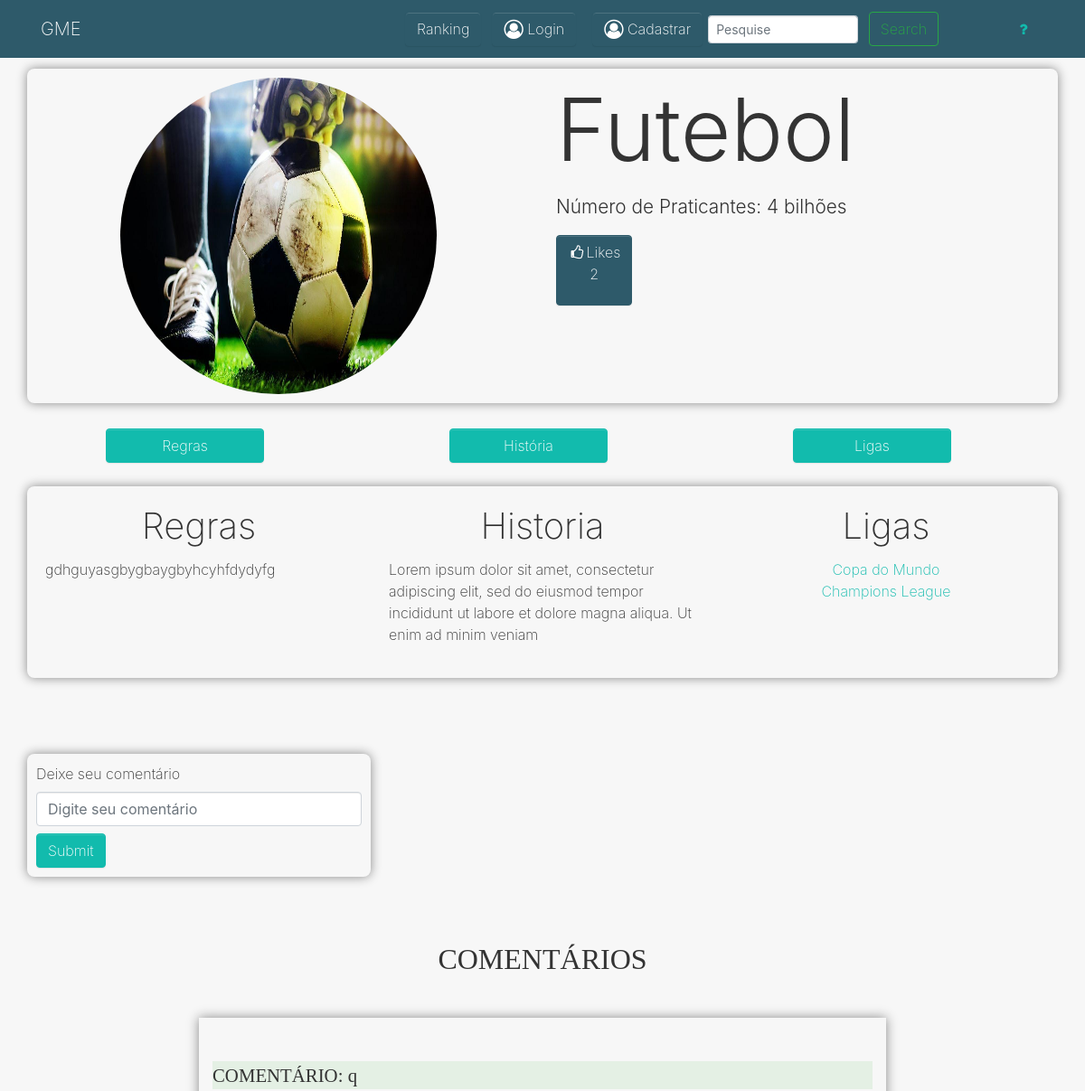
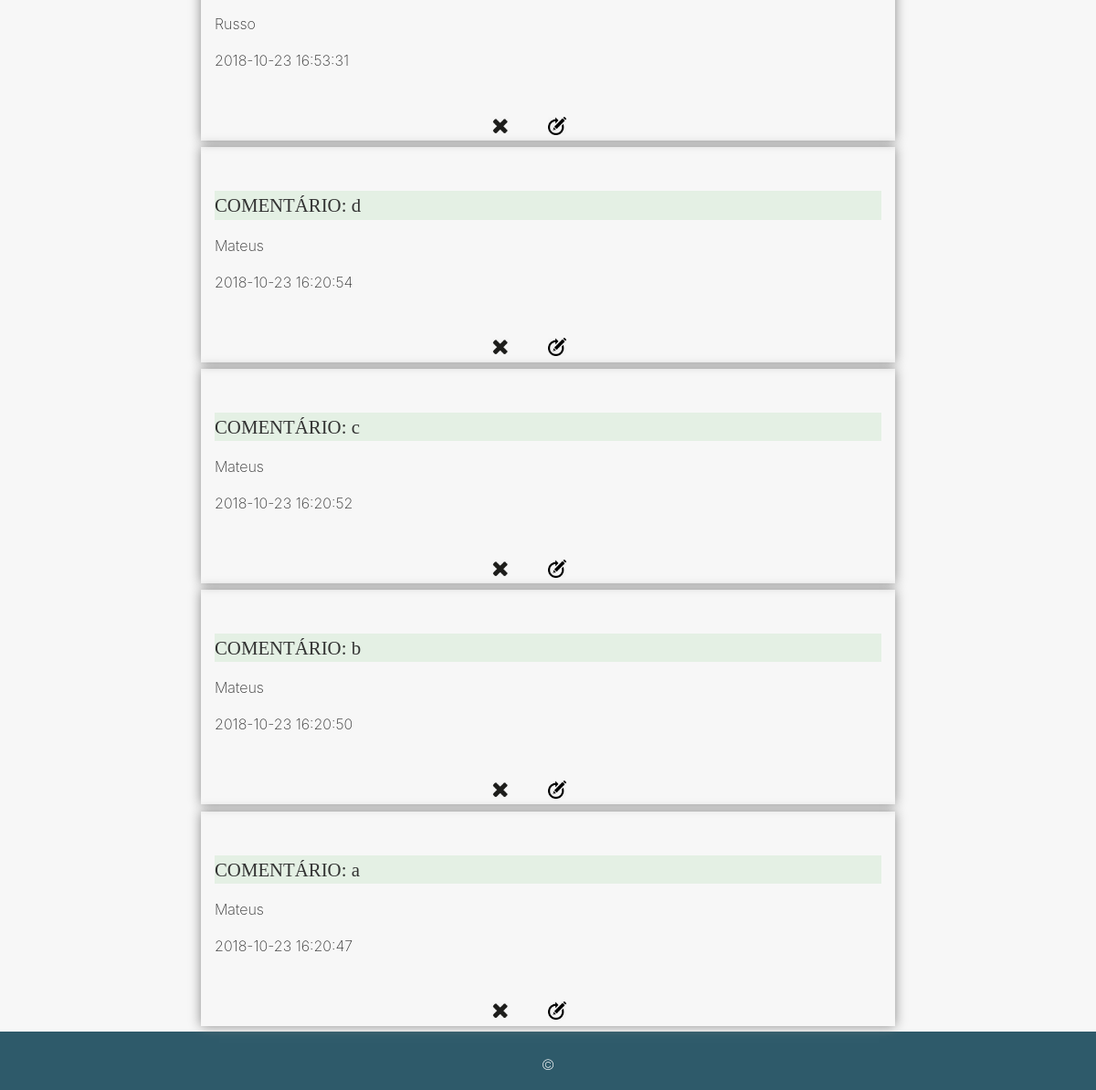
Before: /app/controller/EsporteController.php?rota=ver&id=1 with the older database file (2 pictures, top to bottom).
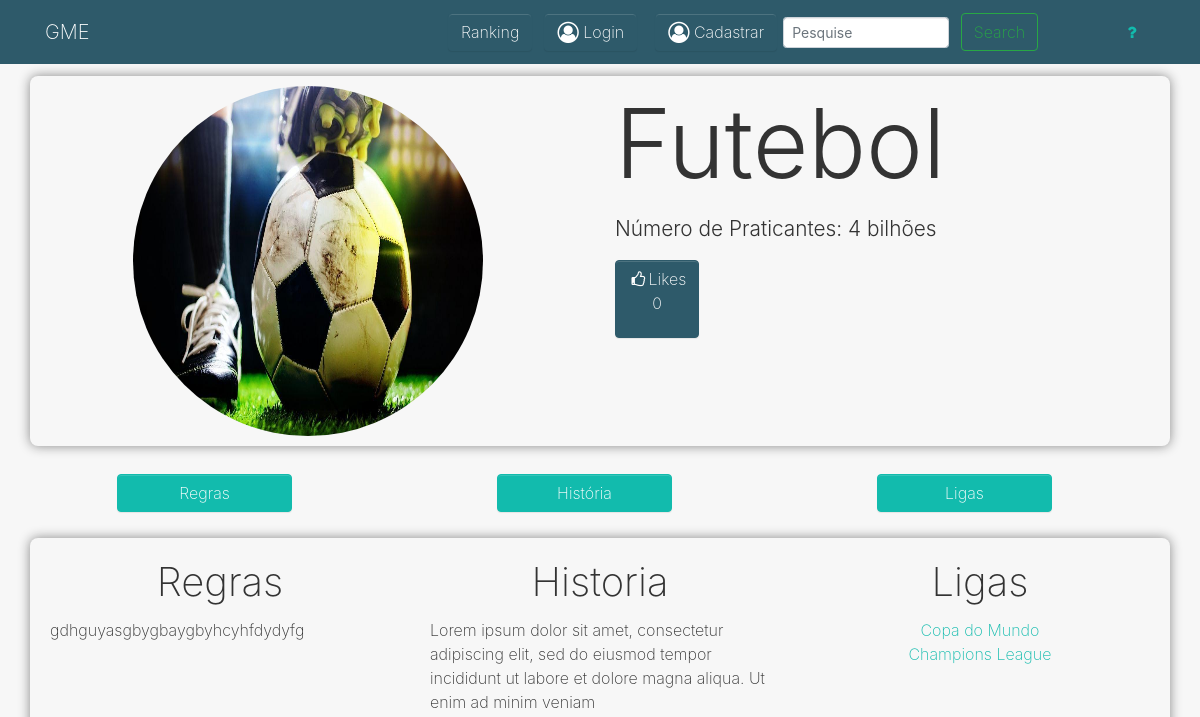
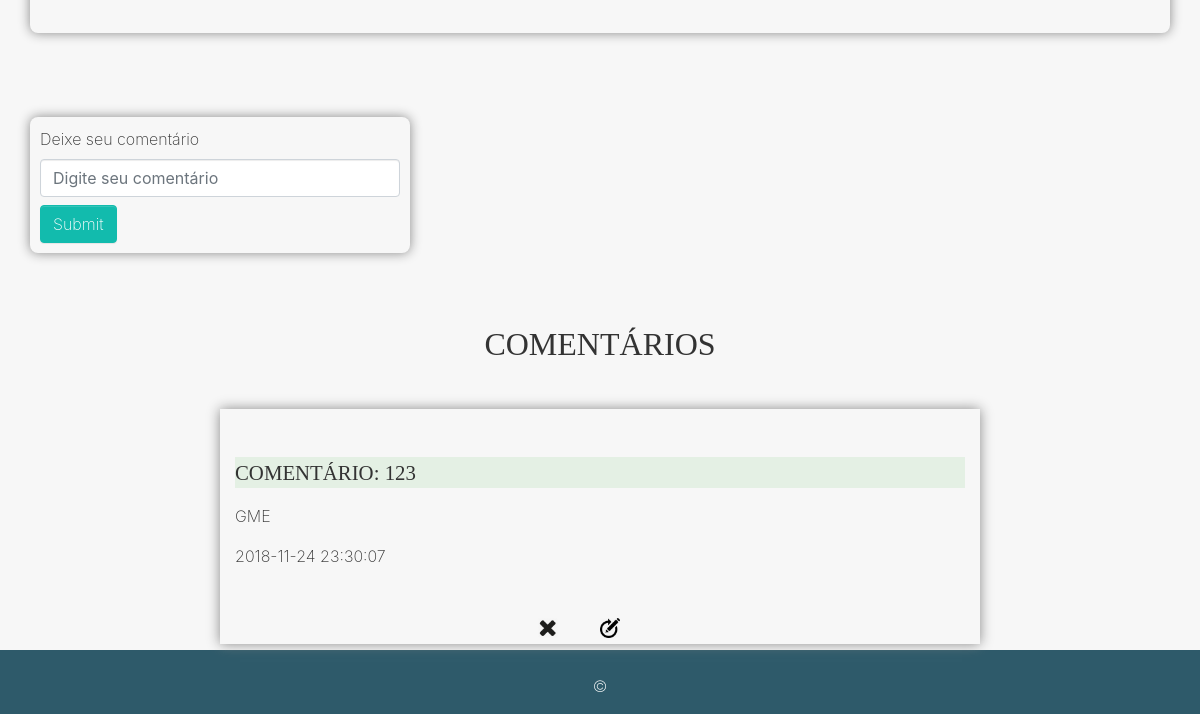
After: the same page with the newer database file (2 pictures, top to bottom).
### tables this page shows
CREATE TABLE `esportes` (
  `nome_esporte` varchar(35) DEFAULT NULL,
  `historia` varchar(1000) DEFAULT NULL,
  `id_esporte` int(10) NOT NULL,
  `num_praticantes` varchar(20) NOT NULL,
  `regras` varchar(10000) DEFAULT NULL,
  `icon_esporte` varchar(300) DEFAULT NULL
);

CREATE TABLE `ligas` (
  `id_liga` int(11) NOT NULL,
  `historia` mediumtext NOT NULL,
  `fundacao` varchar(10000) NOT NULL,
  `regulamento` mediumtext,
  `pais` varchar(255) DEFAULT NULL,
  `esporte_id_esporte` int(10) DEFAULT NULL,
  `nome_liga` varchar(255) DEFAULT NULL,
  `icon_liga` varchar(10000) DEFAULT NULL
);

CREATE TABLE `comentar_esportes` (
  `id_comentario` int(11) NOT NULL,
  `id_esporte` int(10) NOT NULL,
  `id_usuario` int(10) NOT NULL,
  `txt_comentario` text NOT NULL,
  `dt_comentario` timestamp NOT NULL DEFAULT CURRENT_TIMESTAMP
);

CREATE TABLE `usuario` (
  `email` varchar(40) NOT NULL,
  `senha` varchar(64) NOT NULL,
  `id_usuario` int(10) NOT NULL,
  `nome_usuario` varchar(64) NOT NULL,
  `tipo_usuario_id_tipo_usuario` int(10) NOT NULL,
  `verificado` int(1) DEFAULT NULL,
  `id_pass` varchar(30) NOT NULL
);

### app/database/Conexao.php (called while the page is built, shortened)
<?php
class Conexao
{
    public static function getConexao(){
        $conexao = new PDO("mysql:host=".self::HOST.";dbname=".self::NOMEBANCO.";charset=utf8", self::USUARIO, self::SENHA);
        return $conexao;
    }
}

### app/crud/CrudEsporte.php (called while the page is built, shortened)
<?php
require_once __DIR__.'/../database/Conexao.php';
require_once __DIR__.'/../model/Esporte.php';
require_once __DIR__.'/../model/Liga.php';
require_once __DIR__.'/../crud/CrudLiga.php';
require_once __DIR__.'/../model/ComentarEsporte.php';
class CrudEsporte
{
    private $conexao;
    public function __construct() {
        $this->conexao = Conexao::getConexao();
    }
    public function buscarEsporte($id){
        $consulta = "SELECT * FROM esportes WHERE id_esporte =".$id;
        $esporte_banco = $this->conexao->query($consulta)->fetch(PDO::FETCH_ASSOC);
        $obj_esporte = new Esporte($esporte_banco['nome_esporte'], $esporte_banco['historia'], $esporte_banco['num_praticantes'], $esporte_banco['regras'], $esporte_banco['id_esporte'], $esporte_banco['icon_esporte']);
        return $obj_esporte;
    }
    public function buscarLigas($id){
        $sql = "SELECT * FROM ligas, esportes WHERE esporte_id_esporte = id_esporte AND id_esporte =".$id;
        $res = $this->conexao->query($sql)->fetchAll(PDO::FETCH_ASSOC);
        $a = array();
        foreach ($res as $r){
            $liga = new Liga($r['nome_liga'], $r['historia'], $r['fundacao'], $r['regulamento'], $r['pais'], $r['id_liga'], $r['esporte_id_esporte'], $r['icon_esporte']);
            $a[] = $liga;
        }
        return $a;
    }
    public function contadorCurtidasPorEsporte(Esporte $e){
        $sql = "SELECT COUNT(`id_esporte`) as qtd_curtidas FROM `curtir_esportes` WHERE id_esporte = '{$e->getIdEsporte()}'";
        $c = $this->conexao->query($sql)->fetch(PDO::FETCH_ASSOC);
        $qtd_c = $c['qtd_curtidas'];
        return $qtd_c;
    }
     public function getComentariosPorEsporteLimitado(Esporte $e)
     {
         $sql = "SELECT * FROM `comentar_esportes` WHERE `id_esporte` = '{$e->getIdEsporte()}' ORDER BY `comentar_esportes`.`dt_comentario` DESC LIMIT 5";
         $comentarios = $this->conexao->query($sql)->fetchAll(PDO::FETCH_ASSOC);
         $comentariosArrayObj = [];
         foreach ($comentarios as $comentario) {
             $id_comentario = $comentario['id_comentario'];
             $id_esporte = $comentario['id_esporte'];
             $id_usuario = $comentario['id_usuario'];
             $txt_comentario = $comentario['txt_comentario'];
             $dt_comentario = $comentario['dt_comentario'];
             $comentario = new ComentarEsporte($id_esporte, $id_usuario, $txt_comentario);
             $comentario->setDtComentario($dt_comentario);
             $comentario->setIdComentario($id_comentario);
             $comentariosArrayObj[] = $comentario;
         }
         return $comentariosArrayObj;
     }
}

### app/model/Esporte.php (called while the page is built, shortened)
<?php
class Esporte
{
    private $id_esporte;
    private $nome_esporte;
    private $historia;
    private $num_praticantes;
    private $regras;
    private $icon_esporte;
    public function getIconEsporte()
    {
        return $this->icon_esporte;
    }
    public function setIconEsporte($icon_esporte)
    {
        $this->icon_esporte = $icon_esporte;
    }
    public function getIdEsporte()
    {
        return $this->id_esporte;
    }
    public function setIdEsporte($id_esporte)
    {
        $this->id_esporte = $id_esporte;
    }
    public function getNomeEsporte()
    {
        return $this->nome_esporte;
    }
    public function setNomeEsporte($nome_esporte){
        $this->nome_esporte = $nome_esporte;
    }
    public function getHistoria()
    {
        return $this->historia;
    }
    public function setHistoria($historia)
    {
        $this->historia = $historia;
    }
    public function getNumPraticantes()
    {
        return $this->num_praticantes;
    }
    public function setNumPraticantes($num_praticantes)
    {
        $this->num_praticantes = $num_praticantes;
    }
    public function getRegras()
    {
        return $this->regras;
    }
    public function setRegras($regras)
    {
        $this->regras = $regras;
    }
}

### app/model/Liga.php (called while the page is built, shortened)
<?php
class Liga
{
    private $id_liga;
    private $nome_liga;
    public function getNomeLiga()
    {
        return $this->nome_liga;
    }
    public function setNomeLiga($nome_liga)
    {
        $this->nome_liga = $nome_liga;
    }
    public function getIdLiga()
    {
        return $this->id_liga;
    }
    public function setIdLiga($id_liga)
    {
        $this->id_liga = $id_liga;
    }
}

### app/model/ComentarEsporte.php (called while the page is built, shortened)
<?php
class ComentarEsporte
{
    private $id_esporte;
    private $id_usuario;
    private $txt_comentario;
    private $dt_comentario;
    private $id_comentario = null;
    public function getIdEsporte()
    {
        return $this->id_esporte;
    }
    public function setIdEsporte($id_esporte)
    {
        $this->id_esporte = $id_esporte;
    }
    public function getIdUsuario()
    {
        return $this->id_usuario;
    }
    public function setIdUsuario($id_usuario)
    {
        $this->id_usuario = $id_usuario;
    }
    public function getTxtComentario()
    {
        return $this->txt_comentario;
    }
    public function setTxtComentario($txt_comentario)
    {
        $this->txt_comentario = $txt_comentario;
    }
    public function getDtComentario()
    {
        return $this->dt_comentario;
    }
    public function setDtComentario($dt_comentario)
    {
        $this->dt_comentario = $dt_comentario;
    }
    public function getIdComentario()
    {
        return $this->id_comentario;
    }
    public function setIdComentario($id_comentario)
    {
        $this->id_comentario = $id_comentario;
    }
}

### app/crud/CrudUsuario.php (called while the page is built, shortened)
<?php
require_once __DIR__.'/../database/Conexao.php';
require_once __DIR__.'/../model/Usuario.php';
class CrudUsuario {
    private $conexao;
    public function __construct() {
        $this->conexao = Conexao::getConexao();
    }
    public function getUsuario($id){
        $sql = "SELECT * FROM usuario WHERE id_usuario = '{$id}'";
        $b = $this->conexao->query($sql);
        $resultado = $b->fetchAll(PDO::FETCH_ASSOC);
        foreach($resultado as $user){
            $id_usuario = $user['id_usuario'];
            $nome_usuario = $user['nome_usuario'];
            $senha = $user['senha'];
            $id_tipo_usuario = $user['tipo_usuario_id_tipo_usuario'];
            $email = $user['email'];
            $usuario = new Usuario($nome_usuario, $senha, $email, $id_tipo_usuario, $id_usuario);
        }
        return $usuario;
    }
}

### app/model/Usuario.php (called while the page is built, shortened)
<?php
require_once __DIR__.'/../database/Conexao.php';
class Usuario
{
    private $nome_usuario;
    public function getNomeUsuario()
    {
        return $this->nome_usuario;
    }
    public function setNomeUsuario($nome_usuario)
    {
        $this->nome_usuario = $nome_usuario;
    }
}

### app/view/esporte.php (the view, shortened to what the rows shown need)
?><!DOCTYPE html>
<html>
<head>
  <link rel="stylesheet" href="https://cdnjs.cloudflare.com/ajax/libs/font-awesome/4.7.0/css/font-awesome.min.css" type="text/css">
  <link rel="stylesheet" href="../../assets/esporte.css" type="text/css">
    <link rel="stylesheet" href="../../assets/mycss.css">
</head>
<div>
  <?php
  if (isset($_SESSION)) {
      $tipo = $_SESSION['tipo'];
  }
      if (isset($_SESSION["tipo"]) AND $tipo != '2') {
          require_once "navLoged.php";
      } elseif (!isset($_SESSION["tipo"])) {
          require_once "navUnloged.php";
      } elseif (isset($_SESSION) AND $_SESSION["tipo"] == '2') {
          require_once "navLogedAdmin.php";
      }
  ?>
  <div class="py-2">
    <div class="container inico contentI">
      <div class="row linha">
        <div class=" col-md-6">
          <img class="d-block mx-auto img-fluid imagemPerfil rounded-circle" style="width: 350px; height: 350px;" src="<?= $esporte->getIconEsporte();?>"> </div>
        <div class="col-md-6">
          <h2 class="display-1 text-capitalize"><?= $esporte->getNomeEsporte()?></h2>
          <p class="lead">Número de Praticantes: <?= $esporte->getNumPraticantes(); ?></p>
            <?php if (isset($_SESSION) and isset($_SESSION['tipo'])){
                echo "<a id=\"like\" class=\"btn btn-secondary btnLike\" href=\"#\">
                <i class=\"fa fa-fw fa-thumbs-o-up\"></i>Likes <p id=\"numCurtidas\">$curtidas</p></a>";
            }elseif (!isset($_SESSION) or !isset($_SESSION['tipo'])){
                echo "<a id='numCurtidasD' class=\"btn btn-secondary btnLike\" href=\"#\">
                <i class=\"fa fa-fw fa-thumbs-o-up\"></i>Likes <p id='numCurtidas'>$curtidas</p></a>";
            }
            ?>
        </div>
      </div>
    </div>
  </div>
</div>
  <div class="py-1">
    <div class="container">
      <div class="row contentB ">
        <div class="col-md-4">
          <a class=" btns btn mx-5 btn-primary w-50 text-capitalize text-white text-center
" href="#regras">Regras</a>
        </div>
        <div class="col-md-4">
          <a class="btns btn btn-primary w-50 text-center mx-5
" href="#historia">História</a>
        </div>
        <div class="col-md-4">
          <a class="btn btns btn-primary mx-5 w-50
" href="#ligas">Ligas</a>
        </div>
      </div>
    </div>
  </div>
    <div class="container py-2">
      <div class="row contentI">
        <div class="col-md-4 conteudo" >
          <a name="regras">
            <h1 class="h1">Regras</h1>
          </a>
            <p><?= $esporte->getRegras(); ?></p>
        </div>
      <div class="col-md-4 conteudo" >
          <a name="historia">
              <h1 class="h1">Historia</h1>
          </a>
          <p><?= $esporte->getHistoria(); ?></p>
      </div>
      <div class="col-md-4 conteudo" >
          <a name="ligas">
              <h1 class="h1">Ligas</h1>
          </a>
          <p class="p"><?php foreach ($ligass as $l):?>
                  <a href="LigaController.php?rota=ver&id=<?= $l->getIdLiga(); ?>"><?= $l->getNomeLiga(); ?></a><br>
              <?php endforeach;?></p>
      </div>
  </div>
    </div>
  <div class="py-5">
      <div class="container ">
          <div class="row">
              <div class="col-md-4 contentI contentC">
                  <label>Deixe seu comentário</label>
                  <input id="txt_comentario" type="text" class="form-control" placeholder="Digite seu comentário">
                  <input type="submit" id="submit_comentario"  class="btn btn-primary">
              </div>
          </div>
      </div>
  </div>
  <div class="">
      <div class="container ">
          <div class="row">
              <div class="col-md-4"></div>
              <div class="col-md-4">
                  <h2 class="chamada_comentario">COMENTÁRIOS</h2>
              </div>
              <div class="col-md-4"></div>
          </div>
      </div>
  </div>
  <?php foreach ($comentariosArrayObj as $comentario): ?>
      <div class="container">
      <div id = "comentarios" class="py-1">
              <div class="row">
                  <div class="col-md-2"></div>
                  <div class="col-md-8 comentario">
                      <p class=" cabecalho lead text-left"> COMENTÁRIO: <?= $comentario->getTxtComentario() ?></p>
                      <p class="  text-left"> <?php $usuarioComentario = $crudU->getUsuario($comentario->getIdUsuario()); echo $usuarioComentario->getNomeUsuario()?></p>
                      <p class="  text-left">  <?= $comentario->getDtComentario() ?></p> <br>
                     <div class="row py-1 col-12"><div class="col-6"><a id="exclui_comentario" class="botaoC" href="ComentarioController.php?rota=excluir_comentario_esporte&id_usuario=<?= $_SESSION['id'] ?>&id_comentario=<?= $comentario->getIdComentario()?>&txt_comentario=<?= $comentario->getTxtComentario()?>&id_esporte=<?= $comentario->getIdEsporte() ?>&dt_comentario=<?= $comentario->getDtComentario() ?>"><img class="closeico" id="close_icon" src="../../assets/images/close_icon.png" width="20px"></a></div>
                      <div class="col-6"><a id="edita_comentario" class="botaoC" href="ComentarioController.php?rota=edita_comentario_esporte&id_usuario=<?= $_SESSION['id']?>&id_comentario=<?= $comentario->getIdComentario()?>&txt_comentario=<?= $comentario->getTxtComentario()?>&id_esporte=<?= $comentario->getIdEsporte()?>&dt_comentario=<?= $comentario->getDtComentario() ?>"><img id="close_icon"  src="../../assets/images/update_icon.png" width="20px"></a></div>
                     </div>
                  </div>
                  <div class="col-md-2"></div>
              </div>
          </div>
      </div>
  <?php endforeach;?>
  <div class="text-white bg-secondary">
      <div class="container">
          <div class="row">
              <div class="col-md-12 mt-3">
                  <p class="text-center text-white">©</p>
              </div>
          </div>
      </div>
  </div>
</body>
</html>

Changed rows visible on the page:
removed comentar_esportes: txt_comentario "q", id_usuario.nome_usuario "Russo", dt_comentario "2018-10-23 16:53:31"
removed comentar_esportes: txt_comentario "d", id_usuario.nome_usuario "Mateus", dt_comentario "2018-10-23 16:20:54"
removed comentar_esportes: txt_comentario "c", id_usuario.nome_usuario "Mateus", dt_comentario "2018-10-23 16:20:52"
removed comentar_esportes: txt_comentario "b", id_usuario.nome_usuario "Mateus", dt_comentario "2018-10-23 16:20:50"
removed comentar_esportes: txt_comentario "a", id_usuario.nome_usuario "Mateus", dt_comentario "2018-10-23 16:20:47"
added comentar_esportes: txt_comentario "123", id_usuario.nome_usuario "GME", dt_comentario "2018-11-24 23:30:07"
Other visible differences:
$curtidas: "2" → "0"
